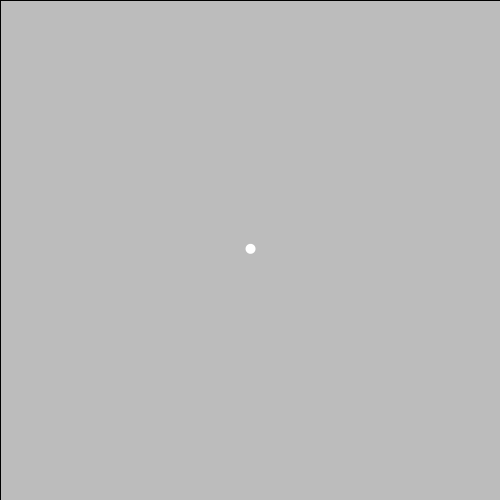
Frame 1 (no input)
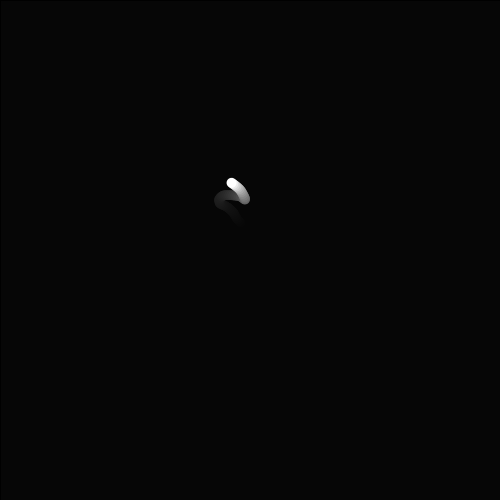
Frame 60 (the mouse pressed at the canvas centre just before this capture)
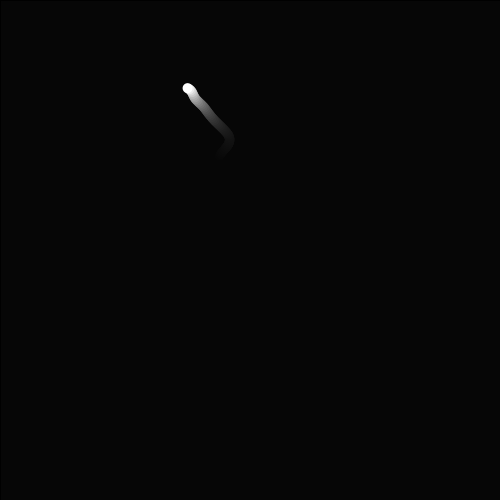
Frame 120 (the mouse held since frame 60 and released just before this capture)

The Processing sketch that drew these frames (run headless with seeded random() and noise(); from frame 60 on, the mouse is pressed at the canvas centre):

// Processing sketch: randomMover
// ── randomMover.pde
// PVectors store 2 or 3 dimensional vectors

PVector acceleration;
PVector velocity; // velocity is the integral of acceleration
PVector position; // position is the integral of velocity

void setup() {
  size(500, 500);
  position = new PVector(width/2, height/2); // initial position
  velocity = new PVector(0,0); // initial velocity
}

void draw() {
  fill(0, 20); // frame blur trick
  rect(0, 0, width, height);
  
  acceleration = new PVector(noise(frameCount * 0.05) - 0.5, noise(frameCount * 0.05 + 100000) - 0.5); // create random acceleration vector
  acceleration.normalize(); // normalize the acceleration vector to unit magnitude
  acceleration.mult(random(2)); // scale acceleration vector to random magnitude
  velocity.add(acceleration); // integrate to calculate new velocity vector
  velocity.limit(2); // contrain velocity to maximum magnitude of 2 to prevent wild behavior
  position.add(velocity); // integrate to calculation new position 
  
  // draw the behavior
  noStroke();
  fill(255);
  circle(position.x, position.y, 10);


// offscreen wrapping (toroidal space)
  if (position.x > width + 5) {
    position.x = -5;
  }
  if (position.x < -5) {
    position.x = width + 5;
  }
  if (position.y > height + 5) {
    position.y = -5;
  }
  if (position.y < -5) {
    position.y = height + 5;
  }
}
